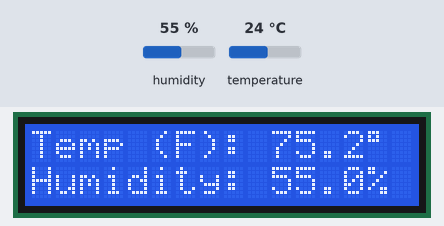
A sketch run on a simulated Arduino Uno, built with avr-gcc and run on an emulated ATmega328P. Parts: 16×2 character LCD. The inputs (shaded band) are chosen by the test bench; at power-on: humidity 55 %, temperature 24 °C. What the sketch prints to the serial monitor is not drawn.

Above: at 1.2 s.
1.3 s: humidity set to 22 %
At 8.3 s:
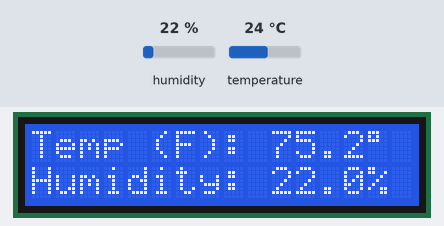
8.6 s: temperature set to 12 °C
At 13.6 s:
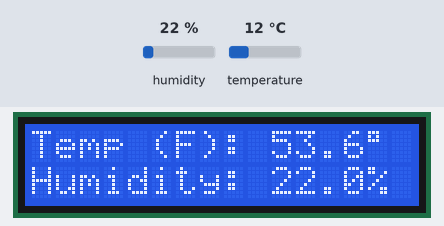
14.7 s: humidity set to 40 %
At 20.0 s:
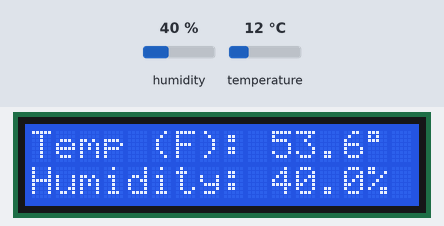
20.7 s: temperature set to 19 °C
At 26.4 s:
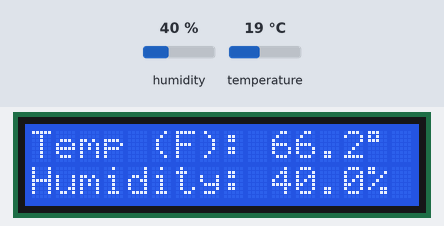
Timing chart, 0 to 27.8 s (numbered marks = the images above; inputs shaded):
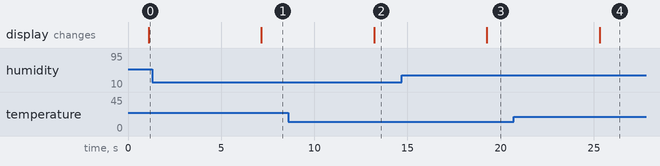

Measured:
- after the input at 1.3 s, the display: changes after 5.9 s (image 1)
- after the input at 8.6 s, the display: changes after 4.6 s (image 2)
- after the input at 14.7 s, the display: changes after 4.6 s (image 3)
- after the input at 20.7 s, the display: changes after 4.6 s (image 4)

The sketch:

test_integ_3.ino
```cpp
/*
Project: I2C LCD Backpack Arduino Experiment
By: T.K.Hareendran/TechNode Protolabz
For: https://www.electroschematics.com
Includes: Library from https://bitbucket.org/fmalpartida/new-liquidcrystal/downloads*
Hardware/Controller: See article
Software/Sketch: Precisely adapted – Ref: Internet
Date: December 2015
*/
#include "Wire.h" // For I2C
#include "LCD.h" // For LCD
#include "LiquidCrystal_I2C.h" // Added library*
#include "SparkFun_Si7021_Breakout_Library.h"  // Added lib for Si7021 Temp and Humid

/********************************************************************************************************************
 *                                             pre-dec for LiquidCrystal
********************************************************************************************************************/
//Set the pins on the I2C chip used for LCD connections
//ADDR,EN,R/W,RS,D4,D5,D6,D7
LiquidCrystal_I2C lcd(0x3F,2,1,0,4,5,6,7); // 0x27 is the default I2C bus address of the backpack-see article
/*******************************************************************************************************************/

/********************************************************************************************************************
 *                                         pre-dec for Si7021 Temp and Humid
*********************************************************************************************************************/
float humidity = 0;
float tempf = 0;

//Create Instance of HTU21D or SI7021 temp and humidity sensor and MPL3115A2 barrometric sensor
Weather sensor;
/********************************************************************************************************************/


void setup()
{
  // **********Serial for testing**********
  Serial.begin(9600);   // open serial over USB at 9600 baud
  //Initialize the I2C sensors and ping them
  sensor.begin();
  // **********Serial for testing**********


  // Set off LCD module
  lcd.begin (16,2); // 16 x 2 LCD module
  lcd.setBacklightPin(3,POSITIVE); // BL, BL_POL
  lcd.setBacklight(HIGH);
}
void loop()
{
/********************************************************************************************************************
*                                         void loop for Si7021 Temp and Humid
********************************************************************************************************************/
  //Get readings from all sensors
  getWeather();
  printInfo();
  delay(1000);
/*******************************************************************************************************************/

/********************************************************************************************************************
*                                            void loop for LiquidCrystal
********************************************************************************************************************/
   lcd.home (); // Set cursor to 0,0
   lcd.print("Temp (F): "); // Custom text
   lcd.print(tempf,1); // the 1 indicates only one decimal to be printed
   lcd.print(char(223)); // adds the percent

   lcd.setCursor (0,1); // Go to home of 2nd line
   lcd.print("Humidity: ");
   lcd.print(humidity,1); // the 1 indicates only one decimal to be printed
   lcd.print("%");

   lcd.setBacklight(HIGH); // Backlight on
   delay(5000); //reading every 5 seconds
/*******************************************************************************************************************/
}


/********************************************************************************************************************
*******************************************************************************************************************
*                                                   $$functions$$
*******************************************************************************************************************
********************************************************************************************************************/
//Si7021 Temp and Humid weather function
void getWeather()
{
  // Measure Relative Humidity from the HTU21D or Si7021
  humidity = sensor.getRH();

  // Measure Temperature from the HTU21D or Si7021
  tempf = sensor.getTempF();
  // Temperature is measured every time RH is requested.
  // It is faster, therefore, to read it from previous RH
  // measurement with getTemp() instead with readTemp()
}

//Si7021 Temp and Humid print function
void printInfo()
{
//This function prints the weather data out to the default Serial Port

  Serial.print("Temp:");
  Serial.print(tempf);
  Serial.print("F, ");

  Serial.print("Humidity:");
  Serial.print(humidity);
  Serial.println("%");
}
```
